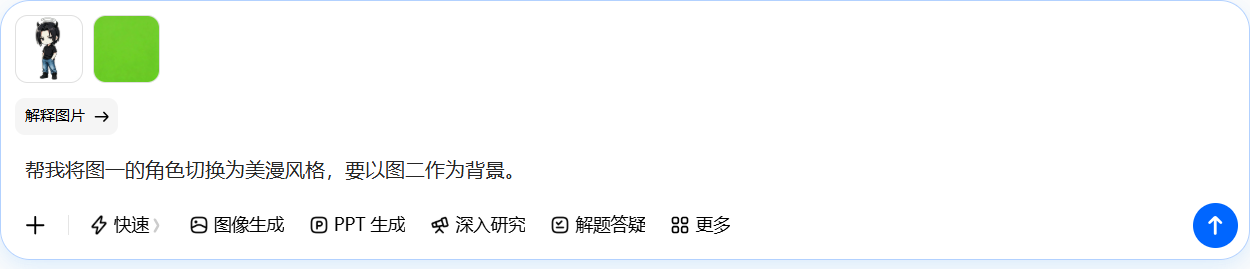
#> input picture Individual/表情包/工具图/image.png, 1250 x 269 px
$ python remove_green.py image.png out.png
#> lines starting #> are read from the running program, lines starting #| are printed output that depends on the picture
"""
移除图片中的所有绿色像素，使其变为透明
用法: python remove_green.py 输入图片路径 [输出图片路径]
"""

import sys
from PIL import Image


def remove_green(input_path, output_path=None, g_threshold=80, g_ratio_r=1.3, g_ratio_b=1.1):
    """
    移除图片中的绿色像素

    参数:
        input_path: 输入图片路径
        output_path: 输出图片路径（默认在原文件名后加 _transparent）
        g_threshold: 绿色通道最小值（默认80）
        g_ratio_r: G/R 比率阈值（默认1.3，G需大于R的1.3倍）
        g_ratio_b: G/B 比率阈值（默认1.1，G需大于B的1.1倍）

    返回:
        (透明像素数, 总像素数, 透明百分比)
    """
#> called with input_path = 'image.png', output_path = 'out.png', g_threshold = 80, g_ratio_r = 1.3, g_ratio_b = 1.1
    if output_path is None:
        name, ext = input_path.rsplit('.', 1)
        output_path = f"{name}_transparent.{ext}"

    img = Image.open(input_path).convert('RGBA')
    pixels = img.load()
    width, height = img.size
#> width = 1250; height = 269

    count = 0
    for y in range(height):
        for x in range(width):
            r, g, b, a = pixels[x, y]
            if g > g_threshold and g > r * g_ratio_r and g > b * g_ratio_b:
                pixels[x, y] = (r, g, b, 0)
                count += 1
#> after the loop, count = 4192

    img.save(output_path)
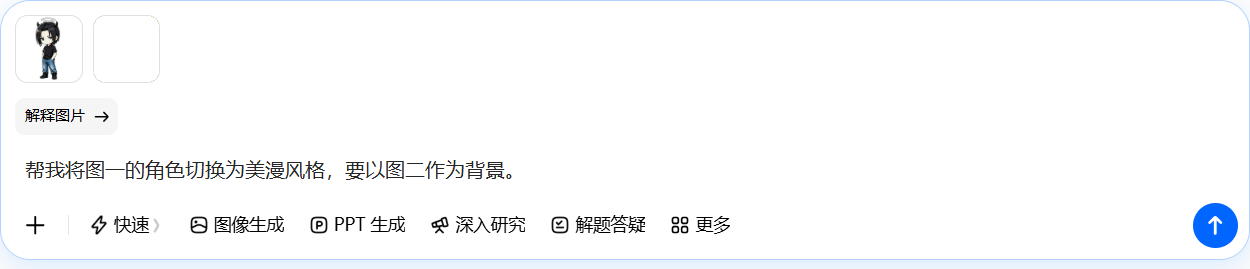
#> saved as out.png: PIL image 1250x269 RGBA; mean R, G, B, A 246.2, 248.4, 247.8, 251.8; transparent parts drawn white
    total = width * height
#> total = 336250
    percent = count * 100 / total
#> percent = 1.25
    return count, total, percent, output_path


if __name__ == "__main__":
    if len(sys.argv) < 2:
        print("用法: python remove_green.py 输入图片路径 [输出图片路径]")
        print("示例: python remove_green.py photo.png photo_clean.png")
        sys.exit(1)

    input_path = sys.argv[1]
    output_path = sys.argv[2] if len(sys.argv) > 2 else None

    count, total, percent, out = remove_green(input_path, output_path)
#> count = 4192; total = 336250; percent = 1.25; out = 'out.png'
    print(f"完成！移除 {count} 个绿色像素 ({percent:.1f}%)")
#| 完成！移除 4192 个绿色像素 (1.2%)
    print(f"保存至: {out}")
#| 保存至: out.png
